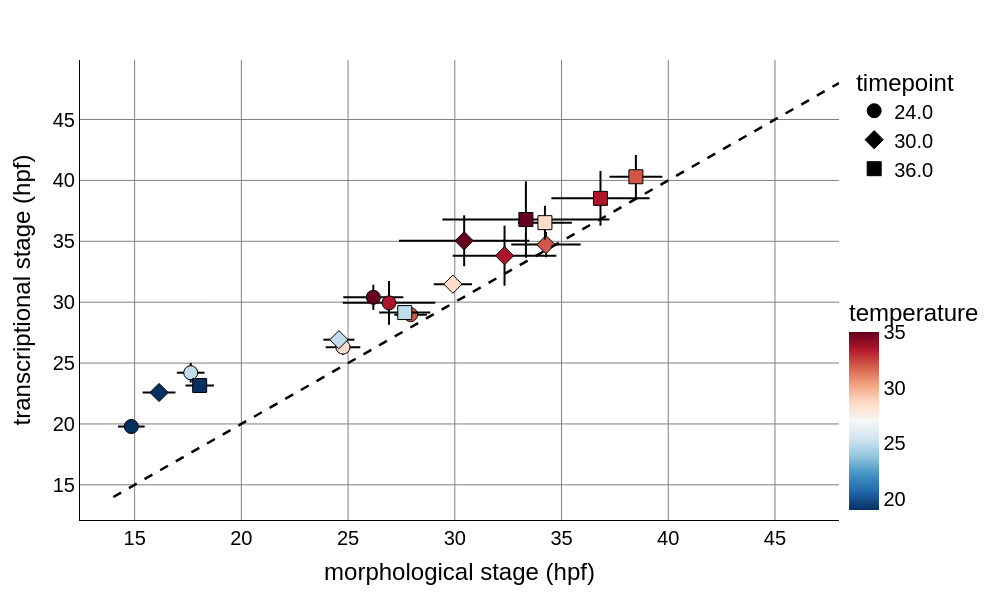

Notebook code for this chart:
### Markdown cell above
### Make seq vs morph plots

### Code cell
from src.functions.plot_functions import format_2d_plotly

# now group by cohort
cohort_stage_df = hf_morphseq_df.loc[:, ["temperature", "timepoint", "seq_stage_hpf", "morph_stage_hpf"]].groupby(
                    ["temperature", "timepoint"]).agg(["mean", "std"])

cohort_stage_df.columns = [f"{col[0]}_{col[1]}" for col in cohort_stage_df.columns]
cohort_stage_df = cohort_stage_df.reset_index()
cohort_stage_df = cohort_stage_df.rename(columns={"timepoint_":"timepoint", "temperature_":"temperature"})


# get predicted stage using linear formula
ref_vec = np.linspace(14, 48)
marker_size = 14
colormap = "RdBu_r"

fig = px.scatter(cohort_stage_df, y="seq_stage_hpf_mean", x="morph_stage_hpf_mean", 
                 error_y="seq_stage_hpf_std", error_x="morph_stage_hpf_std",
                 color="temperature", symbol="timepoint",color_continuous_scale=colormap, range_color=[19, 35])


# fig.update_traces(mode="lines+markers", line=dict(color="white", width=0.5))

fig.add_trace(go.Scatter(x=ref_vec, y=ref_vec, mode="lines", line=dict(color="black", width=2.5, dash="dash"), showlegend=False))

axis_labels = ["morphological stage (hpf)", "transcriptional stage (hpf)"]

fig = format_2d_plotly(fig, marker_size=marker_size, theme="light", axis_labels=axis_labels, font_size=20)#, show_gridlines=False)

fig.update_traces(error_y=dict(width=0, color="black"))
fig.update_traces(error_x=dict(width=0, color="black"))

# fig.update_xaxes(range=[24, 48])
# fig.update_yaxes(range=[24, 48])

fig.show()

fig.write_image(fig_path + "seq_vs_morph_stage.png", scale=2)
fig.write_html(fig_path + "seq_vs_morph_stage.html")

### Figure 1 — Plotly figure (JSON) as saved in the notebook; plotly's stock layout.template omitted (floating-point values rounded to 4 significant figures)
{"data": [{"error_x": {"array": [0.6267, 0.65, 0.8122, 0.762, 2.166, 1.407], "color": "black", "width": 0}, "error_y": {"array": [0.5855, 0.8102, 0.627, 0.3828, 1.796, 1.036], "color": "black", "width": 0}, "hovertemplate": "timepoint=24.0<br>morph_stage_hpf_mean=%{x}<br>seq_stage_hpf_mean=%{y}<br>temperature=%{marker.color}<extra></extra>", "legendgroup": "24.0", "marker": {"color": [19.0, 25.0, 28.5, 32.0, 33.5, 35.0], "coloraxis": "coloraxis", "line": {"color": "black", "width": 1}, "size": 14, "symbol": "circle"}, "mode": "markers", "name": "24.0", "orientation": "v", "showlegend": true, "type": "scatter", "x": [14.85, 17.63, 24.76, 27.93, 26.92, 26.18], "xaxis": "x", "y": [19.79, 24.21, 26.3, 28.98, 29.94, 30.4], "yaxis": "y"}, {"error_x": {"array": [0.7675, 0.7275, 0.8974, 1.626, 2.426, 3.053], "color": "black", "width": 0}, "error_y": {"array": [0.6437, 0.5511, 0.4841, 1.042, 2.466, 2.091], "color": "black", "width": 0}, "hovertemplate": "timepoint=30.0<br>morph_stage_hpf_mean=%{x}<br>seq_stage_hpf_mean=%{y}<br>temperature=%{marker.color}<extra></extra>", "legendgroup": "30.0", "marker": {"color": [19.0, 25.0, 28.5, 32.0, 33.5, 35.0], "coloraxis": "coloraxis", "line": {"color": "black", "width": 1}, "size": 14, "symbol": "diamond"}, "mode": "markers", "name": "30.0", "orientation": "v", "showlegend": true, "type": "scatter", "x": [16.15, 24.57, 29.91, 34.27, 32.33, 30.44], "xaxis": "x", "y": [22.58, 26.92, 31.48, 34.73, 33.82, 35.04], "yaxis": "y"}, {"error_x": {"array": [0.665, 1.199, 1.261, 1.239, 2.302, 3.913], "color": "black", "width": 0}, "error_y": {"array": [0.5497, 0.419, 1.384, 1.784, 2.248, 3.139], "color": "black", "width": 0}, "hovertemplate": "timepoint=36.0<br>morph_stage_hpf_mean=%{x}<br>seq_stage_hpf_mean=%{y}<br>temperature=%{marker.color}<extra></extra>", "legendgroup": "36.0", "marker": {"color": [19.0, 25.0, 28.5, 32.0, 33.5, 35.0], "coloraxis": "coloraxis", "line": {"color": "black", "width": 1}, "size": 14, "symbol": "square"}, "mode": "markers", "name": "36.0", "orientation": "v", "showlegend": true, "type": "scatter", "x": [18.05, 27.66, 34.22, 38.48, 36.83, 33.33], "xaxis": "x", "y": [23.16, 29.15, 36.53, 40.3, 38.53, 36.79], "yaxis": "y"}, {"error_x": {"color": "black", "width": 0}, "error_y": {"color": "black", "width": 0}, "line": {"color": "black", "dash": "dash", "width": 2.5}, "marker": {"line": {"color": "black", "width": 1}, "size": 14}, "mode": "lines", "showlegend": false, "type": "scatter", "x": [14.0, 14.69, 15.39, 16.08, 16.78, 17.47, 18.16, 18.86, 19.55, 20.24, 20.94, 21.63, 22.33, 23.02, 23.71, 24.41, 25.1, 25.8, 26.49, 27.18, 27.88, 28.57, 29.27, 29.96, 30.65, 31.35, 32.04, 32.73, 33.43, 34.12, 34.82, 35.51, 36.2, 36.9, 37.59, 38.29, 38.98, 39.67, 40.37, 41.06, 41.76, 42.45, 43.14, 43.84, 44.53, 45.22, 45.92, 46.61, 47.31, 48.0], "y": [14.0, 14.69, 15.39, 16.08, 16.78, 17.47, 18.16, 18.86, 19.55, 20.24, 20.94, 21.63, 22.33, 23.02, 23.71, 24.41, 25.1, 25.8, 26.49, 27.18, 27.88, 28.57, 29.27, 29.96, 30.65, 31.35, 32.04, 32.73, 33.43, 34.12, 34.82, 35.51, 36.2, 36.9, 37.59, 38.29, 38.98, 39.67, 40.37, 41.06, 41.76, 42.45, 43.14, 43.84, 44.53, 45.22, 45.92, 46.61, 47.31, 48.0]}], "layout": {"coloraxis": {"cmax": 35, "cmin": 19, "colorbar": {"len": 0.5, "title": {"text": "temperature"}, "x": 1, "y": 0, "yanchor": "bottom"}, "colorscale": [[0, "rgb(5,48,97)"], [0.1, "rgb(33,102,172)"], [0.2, "rgb(67,147,195)"], [0.3, "rgb(146,197,222)"], [0.4, "rgb(209,229,240)"], [0.5, "rgb(247,247,247)"], [0.6, "rgb(253,219,199)"], [0.7, "rgb(244,165,130)"], [0.8, "rgb(214,96,77)"], [0.9, "rgb(178,24,43)"], [1, "rgb(103,0,31)"]]}, "font": {"color": "black", "family": "Arial, sans-serif", "size": 20}, "height": 600, "legend": {"title": {"text": "timepoint"}, "tracegroupgap": 0}, "margin": {"t": 60}, "paper_bgcolor": "white", "plot_bgcolor": "white", "title": {"text": ""}, "width": 1000, "xaxis": {"anchor": "y", "domain": [0, 1], "gridcolor": "Gray", "linecolor": "black", "showgrid": true, "tickfont": {"size": 20}, "title": {"text": "morphological stage (hpf)"}, "zeroline": true, "zerolinecolor": "black"}, "yaxis": {"anchor": "x", "domain": [0, 1], "gridcolor": "Gray", "linecolor": "black", "showgrid": true, "tickfont": {"size": 20}, "title": {"text": "transcriptional stage (hpf)"}, "zeroline": true, "zerolinecolor": "black"}}}
